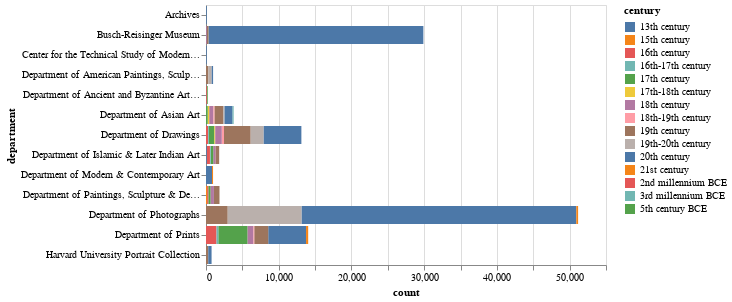

Notebook cell for this chart:
### Code cell
import altair as alt

alt.Chart(
    sql^ """
    SELECT department, century, COUNT() AS count
    FROM df4
    WHERE century IS NOT NULL
    GROUP BY 1, 2
    HAVING count > 100
    """
).mark_bar().encode(
    x="count:Q",
    y="department:N",
    color="century:N",
)

### Figure 1 — Vega-Lite specification as saved in the notebook (floating-point values rounded to 4 significant figures)
{"config": {"view": {"continuousWidth": 400, "continuousHeight": 300}}, "data": {"name": "data-0ac7ddf479a652cbe9042b8b56416ad6"}, "mark": "bar", "encoding": {"color": {"field": "century", "type": "nominal"}, "x": {"field": "count", "type": "quantitative"}, "y": {"field": "department", "type": "nominal"}}, "$schema": "https://vega.github.io/schema/vega-lite/v4.17.0.json", "datasets": {"data-0ac7ddf479a652cbe9042b8b56416ad6": [{"department": "Department of Prints", "century": "20th century", "count": 5200}, {"department": "Department of Prints", "century": "19th century", "count": 1922}, {"department": "Department of Prints", "century": "17th century", "count": 4034}, {"department": "Department of Prints", "century": "16th century", "count": 1445}, {"department": "Department of Prints", "century": "18th century", "count": 802}, {"department": "Department of Prints", "century": "18th-19th century", "count": 107}, {"department": "Department of Prints", "century": "16th-17th century", "count": 246}, {"department": "Harvard University Portrait Collection", "century": "19th century", "count": 308}, {"department": "Harvard University Portrait Collection", "century": "20th century", "count": 458}, {"department": "Department of Prints", "century": "21st century", "count": 294}, {"department": "Department of Photographs", "century": "20th century", "count": 37789}, {"department": "Department of Drawings", "century": "19th century", "count": 3672}, {"department": "Department of Photographs", "century": "19th century", "count": 2987}, {"department": "Department of Photographs", "century": "19th-20th century", "count": 10141}, {"department": "Department of Drawings", "century": "20th century", "count": 5213}, {"department": "Department of Modern & Contemporary Art", "century": "20th century", "count": 824}, {"department": "Department of Photographs", "century": "21st century", "count": 247}, {"department": "Department of Drawings", "century": "17th century", "count": 744}, {"department": "Department of Asian Art", "century": "19th century", "count": 1203}, {"department": "Department of American Paintings, Sculpture & Decorative Arts", "century": "19th century", "count": 327}, {"department": "Department of Drawings", "century": "16th century", "count": 286}, {"department": "Department of Drawings", "century": "17th-18th century", "count": 117}, {"department": "Department of Drawings", "century": "18th-19th century", "count": 307}, {"department": "Department of Drawings", "century": "18th century", "count": 896}, {"department": "Department of American Paintings, Sculpture & Decorative Arts", "century": "20th century", "count": 227}, {"department": "Department of Islamic & Later Indian Art", "century": "18th century", "count": 326}, {"department": "Department of Islamic & Later Indian Art", "century": "19th century", "count": 491}, {"department": "Department of Islamic & Later Indian Art", "century": "17th century", "count": 342}, {"department": "Department of Islamic & Later Indian Art", "century": "16th-17th century", "count": 110}, {"department": "Department of Islamic & Later Indian Art", "century": "16th century", "count": 438}, {"department": "Department of Drawings", "century": "19th-20th century", "count": 1757}, {"department": "Busch-Reisinger Museum", "century": "20th century", "count": 29543}, {"department": "Department of Asian Art", "century": "18th century", "count": 588}, {"department": "Department of Asian Art", "century": "19th-20th century", "count": 197}, {"department": "Department of Paintings, Sculpture & Decorative Arts", "century": "19th century", "count": 763}, {"department": "Department of Paintings, Sculpture & Decorative Arts", "century": "16th century", "count": 193}, {"department": "Department of Paintings, Sculpture & Decorative Arts", "century": "17th century", "count": 301}, {"department": "Department of Paintings, Sculpture & Decorative Arts", "century": "18th century", "count": 446}, {"department": "Department of Ancient and Byzantine Art & Numismatics", "century": "5th century BCE", "count": 137}, {"department": "Department of Drawings", "century": "16th-17th century", "count": 123}, {"department": "Department of American Paintings, Sculpture & Decorative Arts", "century": "19th-20th century", "count": 420}, {"department": "Department of Paintings, Sculpture & Decorative Arts", "century": "15th century", "count": 152}, {"department": "Department of Asian Art", "century": "18th-19th century", "count": 132}, {"department": "Department of Asian Art", "century": "17th-18th century", "count": 202}, {"department": "Department of Asian Art", "century": "17th century", "count": 233}, {"department": "Department of Islamic & Later Indian Art", "century": "13th century", "count": 104}, {"department": "Department of Ancient and Byzantine Art & Numismatics", "century": "2nd millennium BCE", "count": 103}, {"department": "Department of Asian Art", "century": "20th century", "count": 1097}, {"department": "Department of Asian Art", "century": "3rd millennium BCE", "count": 149}, {"department": "Busch-Reisinger Museum", "century": "19th century", "count": 234}, {"department": "Busch-Reisinger Museum", "century": "18th century", "count": 110}, {"department": "Department of Modern & Contemporary Art", "century": "21st century", "count": 146}, {"department": "Archives", "century": "20th century", "count": 106}, {"department": "Center for the Technical Study of Modern Art", "century": "20th century", "count": 104}]}}
